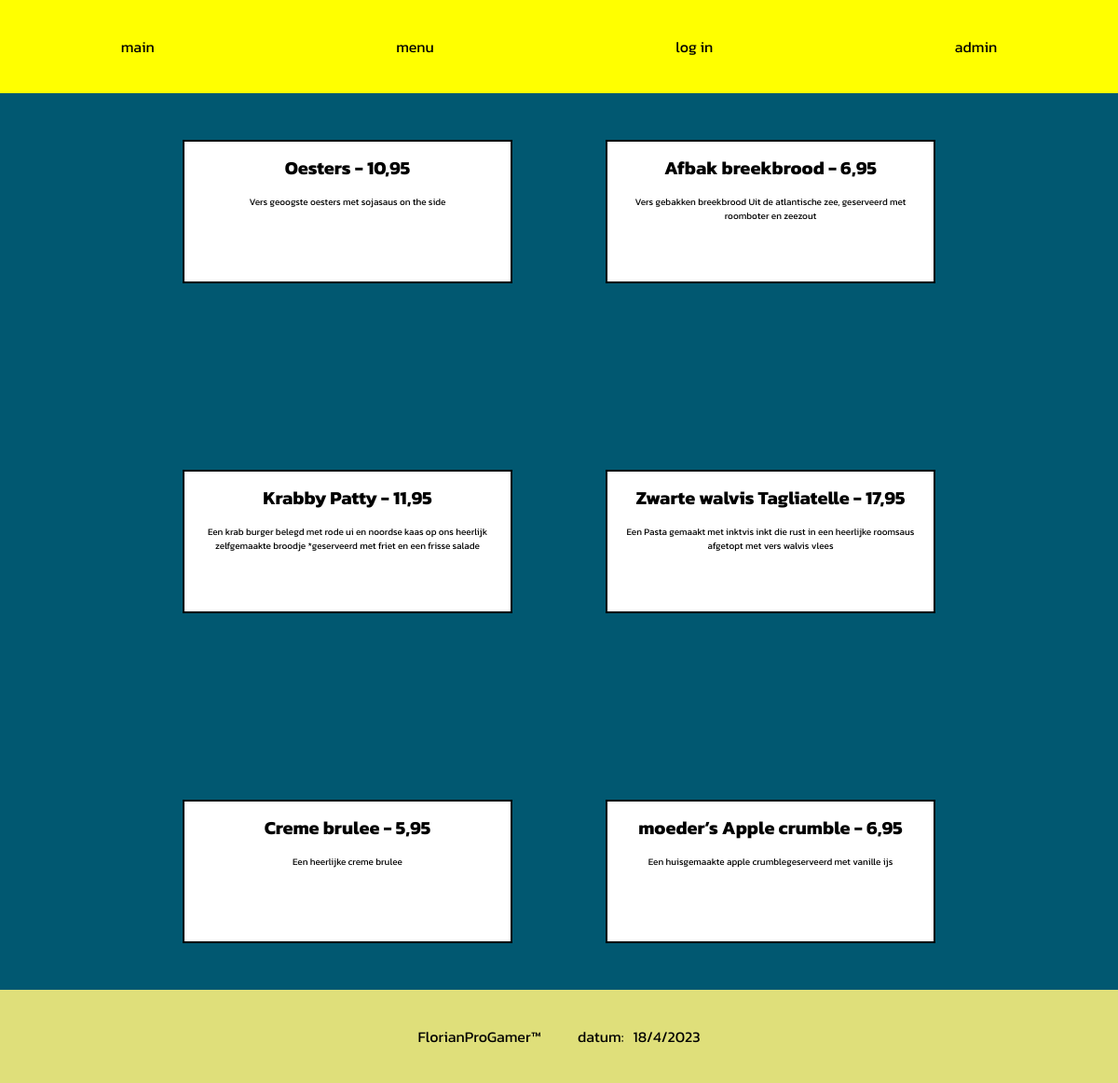
Page /menu.php on the committed database.
### tables this page shows
CREATE TABLE `menu1` (
  `gerecht_id` int(11) NOT NULL,
  `gerecht_en_prijs` varchar(225) NOT NULL,
  `beschrijving` text NOT NULL
);

### menu.php (the view, shortened to what this page needs)
<!DOCTYPE html>
<html lang="en">
<head>
  <link rel="stylesheet" href="CSS/style.css">
</head>
<body>
  <?php include_once('pdo.php');
  ?>
  <?php include_once('header.php'); ?>
  <main>
    <?php $data = $conn->query("SELECT * FROM menu1")->fetchAll();
    foreach ($data as $row) {
      ?>
      <div class="menu-item">
        <h1>
          <?php echo $row['gerecht_en_prijs']; ?>
        </h1>
        <p>
          <?php echo $row['beschrijving']; ?>
        </p>
      </div>
    <?php } ?>
  </main>
  <?php include_once('footer.php');
  ?>
</body>
</html>

### header.php
<header>
    <a href="index.php">main</a>
    <a href="menu.php">menu</a>
    <a href="log-in.php">log in</a>
    <a href="admin.php">admin</a>
</header>

### footer.php (shortened to what this page needs)
<footer>
    <p>FlorianProGamer™&nbsp;&nbsp;&nbsp;&nbsp;&nbsp;&nbsp;&nbsp;&nbsp;</p>
    <p>datum:</p>
	<p id="datum"></p>
</footer>

### CSS/style.css (style rules this page uses)
html { width: 100%; height: 100%; font-family: 'Josefin Sans', sans-serif; font-family: 'Kanit', sans-serif; }
body { width: 100%; height: 100%; overflow-x: hidden; margin: 0px; }
footer { width: 100%; height: 100px; background-color: rgb(223, 223, 122); display: flex; justify-content: center; align-items: center; }
header { width: 100%; height: 100px; background-color: yellow; position: absolute; top: 0px; display: flex; align-items: center; justify-content: space-around; }
a { text-decoration: none; color: black; }
.menu-item { font-size: 10px; background-color: white; color: black; border: solid 2px black; height: 150px; width: 350px; margin: 50px; margin-top: 150px; justify-content: center; align-items: center; text-align: center; }
main { background-color: #015871; color: white; display: flex; align-items: center; justify-content: center; flex-wrap: wrap; width: 100%; }
p { margin: 5px; }

### rows in the picture
menu1: gerecht_en_prijs "Oesters - 10,95", beschrijving "Vers geoogste oesters met sojasaus on the side"
menu1: gerecht_en_prijs "Afbak breekbrood - 6,95", beschrijving "Vers gebakken breekbrood Uit de atlantische zee, geserveerd met roomboter en zeezout"
menu1: gerecht_en_prijs "Krabby Patty - 11,95", beschrijving "Een krab burger belegd met rode ui en noordse kaas op ons heerlijk zelfgemaakte broodje *geserveerd met friet en een frisse salade"
menu1: gerecht_en_prijs "Zwarte walvis Tagliatelle - 17,95", beschrijving "Een Pasta gemaakt met inktvis inkt die rust in een heerlijke roomsaus afgetopt met vers walvis vlees"
menu1: gerecht_en_prijs "Creme brulee - 5,95", beschrijving "Een heerlijke creme brulee"
menu1: gerecht_en_prijs "moeder’s Apple crumble - 6,95", beschrijving "Een huisgemaakte apple crumblegeserveerd met vanille ijs"
